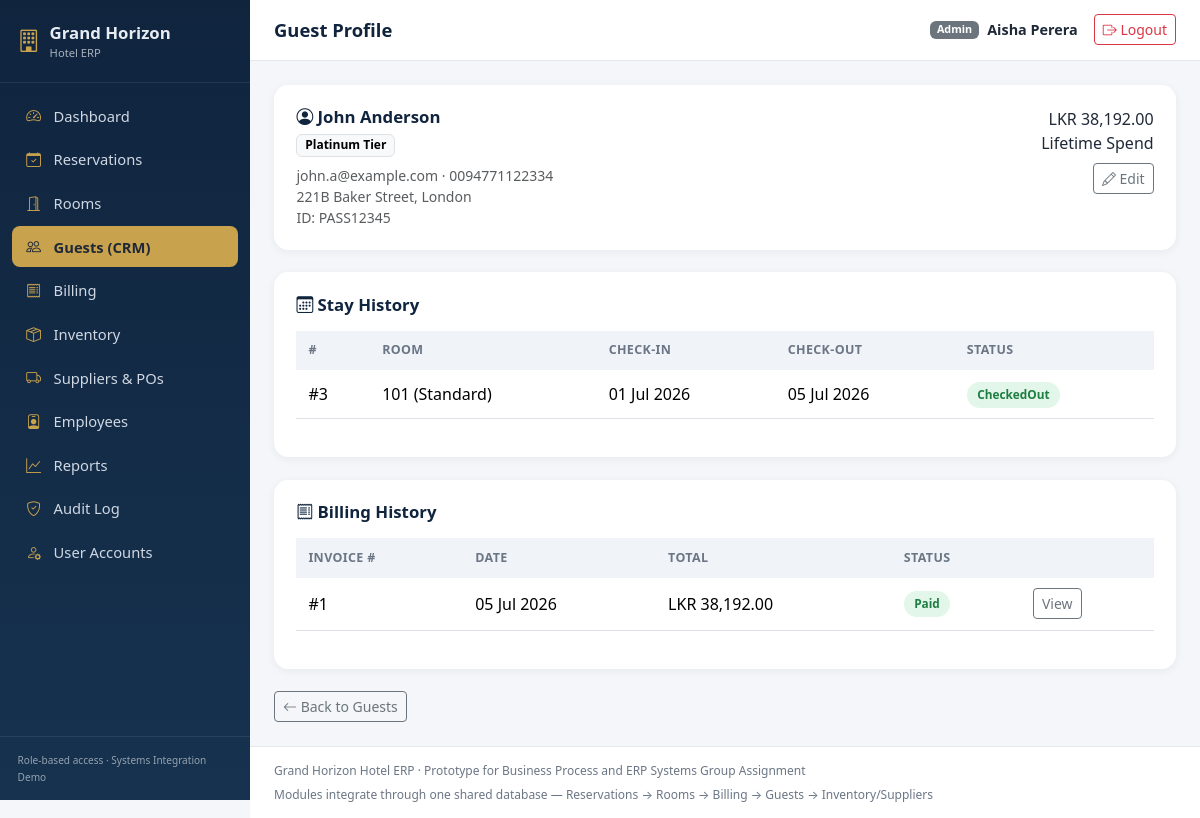
/modules/guests/profile.php?id=3 (signed in), run on the app's committed database.
### tables this page shows
CREATE TABLE Guests (
    GuestID      INT AUTO_INCREMENT PRIMARY KEY,
    FullName     VARCHAR(100) NOT NULL,
    Email        VARCHAR(120) NULL,
    Phone        VARCHAR(30) NULL,
    Address      VARCHAR(255) NULL,
    IDNumber     VARCHAR(50) NULL,
    LoyaltyTier  ENUM('Standard','Silver','Gold','Platinum') NOT NULL DEFAULT 'Standard',
    CreatedAt    DATETIME NOT NULL DEFAULT CURRENT_TIMESTAMP
);

CREATE TABLE Reservations (
    ReservationID  INT AUTO_INCREMENT PRIMARY KEY,
    GuestID        INT NOT NULL,
    RoomID         INT NOT NULL,
    CheckInDate    DATE NOT NULL,
    CheckOutDate   DATE NOT NULL,
    ActualCheckIn  DATETIME NULL,
    ActualCheckOut DATETIME NULL,
    NumGuests      INT NOT NULL DEFAULT 1,
    Status         ENUM('Booked','CheckedIn','CheckedOut','Cancelled') NOT NULL DEFAULT 'Booked',
    CreatedBy      INT NULL,
    CreatedAt      DATETIME NOT NULL DEFAULT CURRENT_TIMESTAMP,
    FOREIGN KEY (GuestID) REFERENCES Guests(GuestID),
    FOREIGN KEY (RoomID) REFERENCES Rooms(RoomID),
    FOREIGN KEY (CreatedBy) REFERENCES Users(UserID)
);

CREATE TABLE Rooms (
    RoomID       INT AUTO_INCREMENT PRIMARY KEY,
    RoomNumber   VARCHAR(10) NOT NULL UNIQUE,
    RoomTypeID   INT NOT NULL,
    Floor        INT NOT NULL DEFAULT 1,
    Status       ENUM('Available','Occupied','Maintenance','Cleaning') NOT NULL DEFAULT 'Available',
    Notes        VARCHAR(255) NULL,
    FOREIGN KEY (RoomTypeID) REFERENCES RoomTypes(RoomTypeID)
);

CREATE TABLE RoomTypes (
    RoomTypeID   INT AUTO_INCREMENT PRIMARY KEY,
    TypeName     VARCHAR(50) NOT NULL,
    BaseRate     DECIMAL(10,2) NOT NULL,
    MaxOccupancy INT NOT NULL DEFAULT 2,
    Description  VARCHAR(255) NULL
);

CREATE TABLE Invoices (
    InvoiceID      INT AUTO_INCREMENT PRIMARY KEY,
    ReservationID  INT NOT NULL,
    GuestID        INT NOT NULL,
    IssueDate      DATETIME NOT NULL DEFAULT CURRENT_TIMESTAMP,
    RoomCharges    DECIMAL(10,2) NOT NULL DEFAULT 0,
    ServiceCharges DECIMAL(10,2) NOT NULL DEFAULT 0,
    TaxAmount      DECIMAL(10,2) NOT NULL DEFAULT 0,
    TotalAmount    DECIMAL(10,2) NOT NULL DEFAULT 0,
    Status         ENUM('Unpaid','Partial','Paid') NOT NULL DEFAULT 'Unpaid',
    FOREIGN KEY (ReservationID) REFERENCES Reservations(ReservationID),
    FOREIGN KEY (GuestID) REFERENCES Guests(GuestID)
);

### includes/functions.php (called while the page is built, shortened)
<?php
function e(?string $value): string
{
    return htmlspecialchars($value ?? '', ENT_QUOTES, 'UTF-8');
}
function formatMoney(?float $amount): string
{
    return 'LKR ' . number_format((float) $amount, 2);
}
function formatDate(?string $date): string
{
    return date('d M Y', strtotime($date));
}

### modules/guests/profile.php (the view, shortened to what this page needs)
<?php
require_once __DIR__ . '/../../includes/auth.php';
$id = (int) ($_GET['id'] ?? 0);
$stmt = $pdo->prepare('SELECT * FROM Guests WHERE GuestID = ?');
$stmt->execute([$id]);
$guest = $stmt->fetch();
$reservations = $pdo->prepare(
    "SELECT r.*, rm.RoomNumber, rt.TypeName
     FROM Reservations r JOIN Rooms rm ON rm.RoomID = r.RoomID JOIN RoomTypes rt ON rt.RoomTypeID = rm.RoomTypeID
     WHERE r.GuestID = ? ORDER BY r.CheckInDate DESC"
);
$reservations->execute([$id]);
$reservations = $reservations->fetchAll();
$invoices = $pdo->prepare('SELECT * FROM Invoices WHERE GuestID = ? ORDER BY IssueDate DESC');
$invoices->execute([$id]);
$invoices = $invoices->fetchAll();
$totalSpend = array_sum(array_column($invoices, 'TotalAmount'));
require __DIR__ . '/../../includes/header.php';
?>
<div class="section-card">
  <div class="d-flex justify-content-between align-items-start flex-wrap gap-3">
    <div>
      <h2 class="mb-1"><i class="bi bi-person-circle"></i> <?= e($guest['FullName']) ?></h2>
      <span class="badge text-bg-light border"><?= e($guest['LoyaltyTier']) ?> Tier</span>
      <div class="text-muted small mt-2">
        <?= e($guest['Email']) ?: 'No email' ?> &middot; <?= e($guest['Phone']) ?: 'No phone' ?><br>
        <?= e($guest['Address']) ?><br>
        ID: <?= e($guest['IDNumber']) ?: '-' ?>
      </div>
    </div>
    <div class="text-end">
      <div class="kpi-value"><?= formatMoney($totalSpend) ?></div>
      <div class="kpi-label">Lifetime Spend</div>
      <a href="edit.php?id=<?= $id ?>" class="btn btn-sm btn-outline-secondary mt-2"><i class="bi bi-pencil"></i> Edit</a>
    </div>
  </div>
</div>
<div class="section-card">
  <h2><i class="bi bi-calendar3"></i> Stay History</h2>
  <div class="table-responsive">
    <table class="table erp-table align-middle">
      <thead><tr><th>#</th><th>Room</th><th>Check-in</th><th>Check-out</th><th>Status</th></tr></thead>
      <tbody>
        <?php foreach ($reservations as $r): ?>
        <tr>
          <td>#<?= (int) $r['ReservationID'] ?></td>
          <td><?= e($r['RoomNumber']) ?> (<?= e($r['TypeName']) ?>)</td>
          <td><?= formatDate($r['CheckInDate']) ?></td>
          <td><?= formatDate($r['CheckOutDate']) ?></td>
          <td><span class="status-pill status-<?= e($r['Status']) ?>"><?= e($r['Status']) ?></span></td>
        </tr>
        <?php endforeach; ?>
      </tbody>
    </table>
  </div>
</div>
<div class="section-card">
  <h2><i class="bi bi-receipt"></i> Billing History</h2>
  <div class="table-responsive">
    <table class="table erp-table align-middle">
      <thead><tr><th>Invoice #</th><th>Date</th><th>Total</th><th>Status</th><th></th></tr></thead>
      <tbody>
        <?php foreach ($invoices as $inv): ?>
        <tr>
          <td>#<?= (int) $inv['InvoiceID'] ?></td>
          <td><?= formatDate($inv['IssueDate']) ?></td>
          <td><?= formatMoney($inv['TotalAmount']) ?></td>
          <td><span class="status-pill status-<?= e($inv['Status']) ?>"><?= e($inv['Status']) ?></span></td>
          <td><a href="../billing/invoice.php?id=<?= (int) $inv['InvoiceID'] ?>" class="btn btn-sm btn-outline-secondary">View</a></td>
        </tr>
        <?php endforeach; ?>
      </tbody>
    </table>
  </div>
</div>
<a href="list.php" class="btn btn-outline-secondary btn-sm"><i class="bi bi-arrow-left"></i> Back to Guests</a>
<?php require __DIR__ . '/../../includes/footer.php'; ?>

### assets/css/style.css (style rules this page uses)
:root { --brand-navy: #10243e; --brand-navy-light: #16324f; --brand-gold: #c8a24d; --brand-gold-dark: #a9803a; --bg-app: #f4f6f9; --text-muted: #6b7685; --card-radius: 0.9rem; }
* { box-sizing: border-box; }
body { background: var(--bg-app); font-family: 'Segoe UI', system-ui, -apple-system, sans-serif; color: #1f2937; }
.section-card { background: #fff; border-radius: var(--card-radius); box-shadow: 0 2px 10px rgba(16,36,62,0.06); padding: 1.4rem; margin-bottom: 1.4rem; }
.section-card h2 { font-size: 1.05rem; font-weight: 700; color: var(--brand-navy); margin-bottom: 1rem; }
table.erp-table thead th { background: #f0f3f8; font-size: 0.78rem; text-transform: uppercase; letter-spacing: 0.03em; color: var(--text-muted); border-bottom: none; }
table.erp-table td, table.erp-table th { vertical-align: middle; padding: 0.65rem 0.75rem; }
.status-pill { padding: 0.25rem 0.65rem; border-radius: 999px; font-size: 0.74rem; font-weight: 600; display: inline-block; }
.status-Available, .status-Paid, .status-CheckedOut, .status-Received, .status-Approved { background: #e3f6ea; color: #1e7e42; }

### data on the page
guests: FullName "John Anderson", LoyaltyTier "Platinum", Email "john.a@example.com", Phone "0094771122334", Address "221B Baker Street, London", IDNumber "PASS12345"
reservations: ReservationID "3", RoomID.RoomNumber "101", roomtypes.TypeName "Standard", CheckInDate "01 Jul 2026", CheckOutDate "05 Jul 2026", Status "CheckedOut"
invoices: InvoiceID "1", IssueDate "05 Jul 2026", TotalAmount "LKR 38,192.00", Status "Paid"

### other printed values
$item['label'] "Dashboard"
$item['label'] "Reservations"
$item['label'] "Rooms"
$item['label'] "Guests (CRM)"
$item['label'] "Billing"
$item['label'] "Inventory"
$item['label'] "Suppliers & POs"
$item['label'] "Employees"
$item['label'] "Reports"
$item['label'] "Audit Log"
$item['label'] "User Accounts"
$pageTitle "Guest Profile"
$user['role'] "Admin"
$user['name'] "Aisha Perera"
formatMoney($totalSpend) "LKR 38,192.00"
